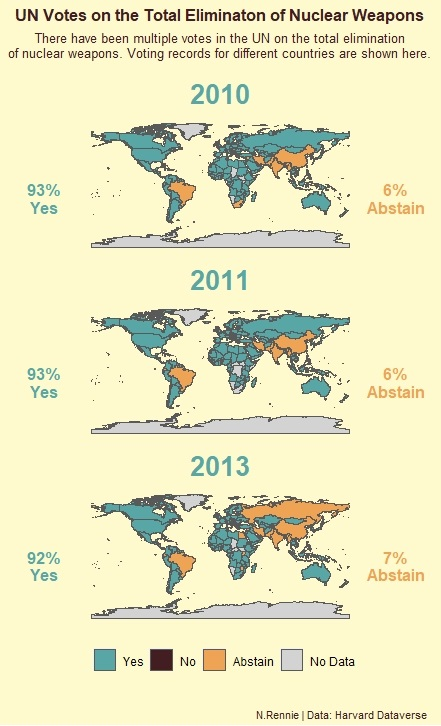

R code for this plot:
library(tidyverse)
library(cowplot)

tuesdata <- tidytuesdayR::tt_load('2021-03-23')
unvotes <- tuesdata$unvotes
roll_calls <- tuesdata$roll_calls
issues <- tuesdata$issues

#look at data
issues_nuc <- filter(issues, issue == "Nuclear weapons and nuclear material")
roll_calls_nuc <- filter(roll_calls, rcid %in% issues_nuc$rcid & importantvote == 1)
d2010 <- filter(unvotes, rcid == 5079)
d2011 <- filter(unvotes, rcid == 5157)
d2013 <- filter(unvotes, rcid == 5270)

library(plyr)
library(sf)
library(rnaturalearthdata)
library(rnaturalearth)

### 2010 ###
#join to world map data
world <- ne_countries(scale = "medium", returnclass = "sf")
d2010$iso_a2 <- d2010$country_code
k <- join(data.frame(iso_a2=world$iso_a2), d2010, by = "iso_a2", type = "left")
k$vote[which(is.na(k$vote))] <- "nodata"
world$vote <- k$vote
#plot data
worldmap2010 <- ggplot() +
  geom_sf(data = world, aes(fill = vote)) +
  labs(title="2010") +
  scale_fill_manual("", values = c("yes"="#58A6A6", "no"="#421E22", "abstain"="#EFA355", "nodata"="lightgray"),
                    breaks = c("yes", "no", "abstain", "nodata"),
                    labels=c("yes"="Yes","no"="No","abstain"="Abstain","nodata"="No Data")) +
   theme(panel.grid.major = element_blank(), 
         panel.grid.minor = element_blank(),
         panel.background = element_rect(fill = "lemonchiffon"),
         plot.background = element_rect(fill = "lemonchiffon"),
         plot.title = element_text(size = 20, face=2, colour="#58A6A6", hjust = 0.5),
         legend.background = element_rect(fill = "lemonchiffon"),
         legend.position = "none")
worldmap2010


### 2011 ###
#join to world map data
world <- ne_countries(scale = "medium", returnclass = "sf")
d2011$iso_a2 <- d2011$country_code
k <- join(data.frame(iso_a2=world$iso_a2), d2011, by = "iso_a2", type = "left")
k$vote[which(is.na(k$vote))] <- "nodata"
world$vote <- k$vote
#plot data
worldmap2011 <- ggplot() +
  geom_sf(data = world, aes(fill = vote)) +
  labs(title="2011") +
  scale_fill_manual("", values = c("yes"="#58A6A6", "no"="#421E22", "abstain"="#EFA355", "nodata"="lightgray"),
                    breaks = c("yes", "no", "abstain", "nodata"),
                    labels=c("yes"="Yes","no"="No","abstain"="Abstain","nodata"="No Data")) +
  theme(panel.grid.major = element_blank(), 
        panel.grid.minor = element_blank(),
        panel.background = element_rect(fill = "lemonchiffon"),
        plot.background = element_rect(fill = "lemonchiffon"),
        plot.title = element_text(size = 20, face=2, colour="#58A6A6", hjust = 0.5),
        legend.background = element_rect(fill = "lemonchiffon"),
        legend.position = "none")
worldmap2011


### 2013 ###
#join to world map data
world <- ne_countries(scale = "medium", returnclass = "sf")
d2013$iso_a2 <- d2013$country_code
k <- join(data.frame(iso_a2=world$iso_a2), d2013, by = "iso_a2", type = "left")
k$vote[which(is.na(k$vote))] <- "nodata"
world$vote <- k$vote
#plot data
worldmap2013 <- ggplot() +
  geom_sf(data = world, aes(fill = vote)) +
  labs(title="2013") +
  scale_fill_manual("", values = c("yes"="#58A6A6", "no"="#421E22", "abstain"="#EFA355", "nodata"="lightgray"),
                    breaks = c("yes", "no", "abstain", "nodata"),
                    labels=c("yes"="Yes","no"="No","abstain"="Abstain","nodata"="No Data")) +
  theme(panel.grid.major = element_blank(), 
        panel.grid.minor = element_blank(),
        panel.background = element_rect(fill = "lemonchiffon"),
        plot.background = element_rect(fill = "lemonchiffon"),
        plot.title = element_text(size = 20, face=2, colour="#58A6A6", hjust = 0.5),
        legend.background = element_rect(fill = "lemonchiffon"),
        legend.position = "none")
worldmap2013

dev.new(width=5.5,height=9,unit="in", noRStudioGD = TRUE)
#join plots together
p <- plot_grid(worldmap2010, worldmap2011, worldmap2013, ncol=1, nrow=3)
legend_b <- get_legend(
  worldmap2010 + 
    guides(color = guide_legend(nrow = 1)) +
    theme(legend.position = "top")
)
q <- plot_grid(p, legend_b, ncol = 1, rel_heights = c(1, .1)) +
  theme(plot.background = element_rect(fill="lemonchiffon", color = NA), 
        plot.margin = unit(c(2, 0, 1, 0), "cm"), #top, right, bottom, left
        ) +
  draw_label("UN Votes on the Total Eliminaton of Nuclear Weapons", x = 0.5, y = 1.1, hjust = 0.5, vjust = 0.5, 
             color = "#421E22", size = 12, fontface=2) +
  draw_label("N.Rennie | Data: Harvard Dataverse", x = 0.97, y = -0.05, hjust = 1, vjust = 0, 
             color = "#421E22", size = 8) +
  draw_label("There have been multiple votes in the UN on the total elimination\nof nuclear weapons. Voting records for different countries are shown here.", 
             x = 0.5, y = 1.03, hjust = 0.5, vjust = 0, 
             color = "#421E22", size = 10) + 
  draw_label("93%\nYes", x = 0.1, y = 0.8, hjust = 0.5, vjust = 0.5, 
             color = "#58A6A6", size = 12, fontface=2) +
  draw_label("93%\nYes", x = 0.1, y = 0.5, hjust = 0.5, vjust = 0.5, 
             color = "#58A6A6", size = 12, fontface=2) +
  draw_label("92%\nYes", x = 0.1, y = 0.2, hjust = 0.5, vjust = 0.5, 
             color = "#58A6A6", size = 12, fontface=2) +
  draw_label("6%\nAbstain", x = 0.9, y = 0.8, hjust = 0.5, vjust = 0.5, 
             color = "#EFA355", size = 12, fontface=2) +
  draw_label("6%\nAbstain", x = 0.9, y = 0.5, hjust = 0.5, vjust = 0.5, 
             color = "#EFA355", size = 12, fontface=2) +
  draw_label("7%\nAbstain", x = 0.9, y = 0.2, hjust = 0.5, vjust = 0.5, 
             color = "#EFA355", size = 12, fontface=2) 
q
